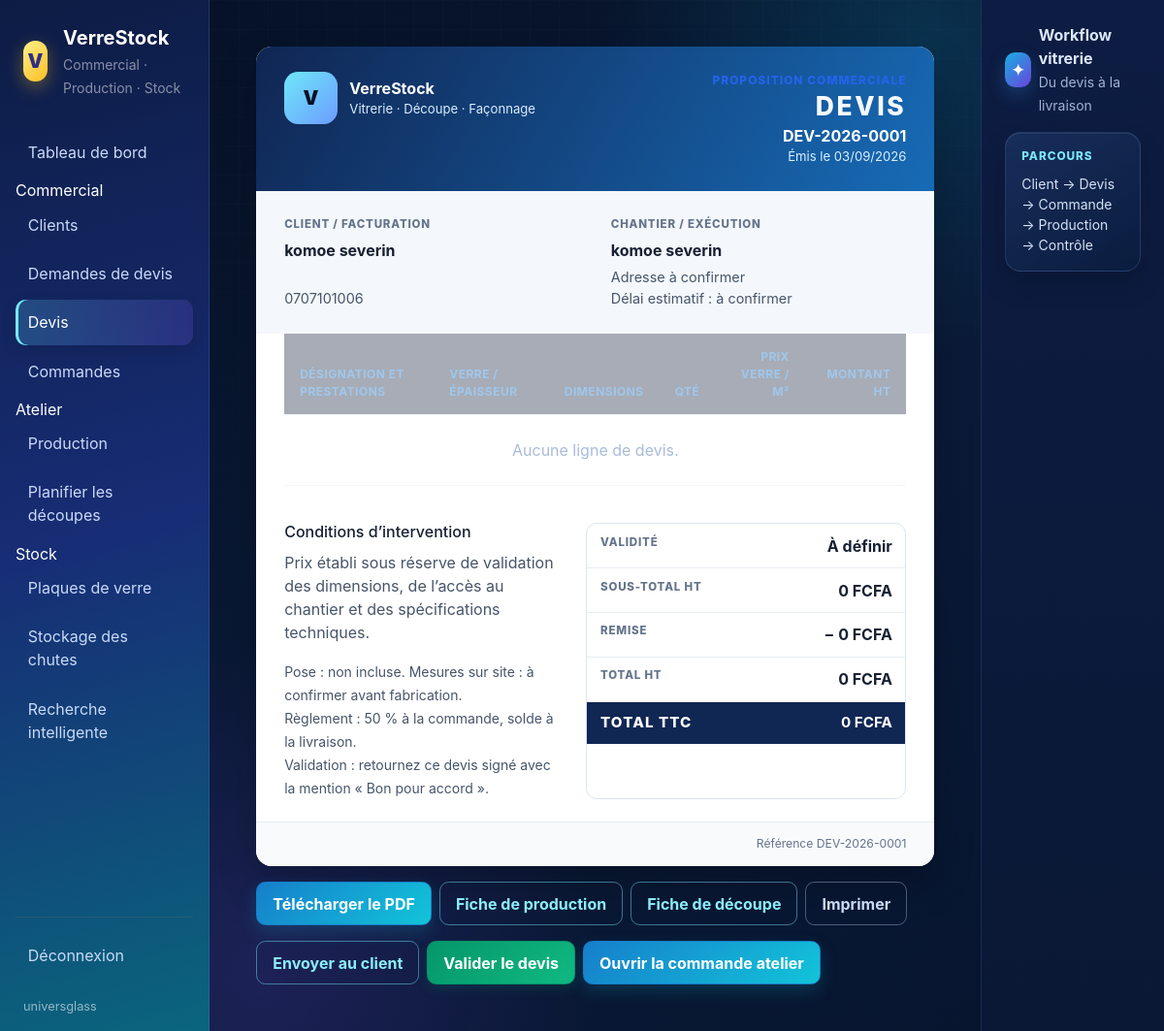
Page /commercial/devis/2/ (signed in) on the committed database.
### commercial/models.py (models this page shows, shortened)
class Devis(models.Model):
    class Statut(models.TextChoices):
        BROUILLON="BROUILLON", "Brouillon"; ENVOYE="ENVOYE", "Envoyé"; EN_ATTENTE="EN_ATTENTE", "En attente"; ACCEPTE="ACCEPTE", "Accepté"; REFUSE="REFUSE", "Refusé"; EXPIRE="EXPIRE", "Expiré"; ANNULE="ANNULE", "Annulé"
    reference=models.CharField(max_length=24,unique=True,blank=True)
    client=models.ForeignKey(Client,on_delete=models.PROTECT,related_name="devis")
    demande=models.ForeignKey(DemandeDevis,null=True,blank=True,on_delete=models.SET_NULL,related_name="devis")
    statut=models.CharField(max_length=16,choices=Statut.choices,default=Statut.BROUILLON)
    date=models.DateField(auto_now_add=True); validite=models.DateField(null=True,blank=True)
    chantier_adresse=models.TextField(blank=True, help_text="Adresse de pose ou de livraison si différente du client")
    chantier_contact=models.CharField(max_length=120, blank=True)
    chantier_telephone=models.CharField(max_length=40, blank=True)
    delai_fabrication=models.CharField(max_length=120, blank=True, help_text="Ex. 7 à 10 jours ouvrés après validation")
    acompte_taux=models.DecimalField(max_digits=5, decimal_places=2, default=Decimal("50.00"))
    conditions_paiement=models.TextField(blank=True, default="50 % à la commande, solde à la livraison.")
    pose_incluse=models.BooleanField(default=False)
    prise_mesures_validee=models.BooleanField(default=False, help_text="Dimensions relevées et validées sur site")
    remise=models.DecimalField(max_digits=12,decimal_places=2,default=0); tva_taux=models.DecimalField(max_digits=5,decimal_places=2,default=Decimal("20.00"))
    sous_total=models.DecimalField(max_digits=12,decimal_places=2,default=0,editable=False); total_ht=models.DecimalField(max_digits=12,decimal_places=2,default=0,editable=False); total_ttc=models.DecimalField(max_digits=12,decimal_places=2,default=0,editable=False)
    observations=models.TextField(blank=True); cree_par=models.ForeignKey(settings.AUTH_USER_MODEL,null=True,blank=True,on_delete=models.SET_NULL)
    class Meta:
        ordering=["-date", "-pk"]
        permissions=[("send_devis", "Peut envoyer un devis"), ("accept_devis", "Peut accepter un devis"), ("refuse_devis", "Peut refuser un devis"), ("cancel_devis", "Peut annuler un devis"), ("transform_devis", "Peut transformer un devis en commande")]

### clients/models.py (models this page shows, shortened)
class Client(models.Model):
    reference = models.CharField(max_length=24, unique=True, blank=True)
    nom = models.CharField(max_length=160)
    contact = models.CharField(max_length=120, blank=True)
    telephone = models.CharField(max_length=40, blank=True)
    email = models.EmailField(blank=True)
    adresse = models.TextField(blank=True)
    ville = models.CharField(max_length=100, blank=True)
    notes = models.TextField(blank=True)
    cree_le = models.DateTimeField(auto_now_add=True)
    cree_par = models.ForeignKey(settings.AUTH_USER_MODEL, null=True, blank=True, on_delete=models.SET_NULL)
    class Meta:
        ordering = ["nom"]
        permissions = [("manage_client", "Peut gérer les clients")]

### commercial/views.py (the view)
# urls.py: path("<int:pk>/", views.detail, name="detail"),
@permission_required("commercial.view_devis", raise_exception=True)
def detail(request, pk):
    devis = get_object_or_404(Devis.objects.select_related("client"), pk=pk)
    return render(request, "commercial/detail_v3.html", {"devis": devis, "ligne_form": LigneDevisForm(), "societe": _societe()})

### commercial/views.py (called while the page is built)
def _societe():
    return {
        "nom": settings.ENTREPRISE_NOM,
        "activite": settings.ENTREPRISE_ACTIVITE,
        "adresse": settings.ENTREPRISE_ADRESSE,
        "telephone": settings.ENTREPRISE_TELEPHONE,
        "email": settings.ENTREPRISE_EMAIL,
        "identifiant": settings.ENTREPRISE_IDENTIFIANT,
    }

### templates/commercial/detail_v3.html (shortened to what this page needs)
{% extends 'base.html' %}
{% block content %}
<article class="business-document print-document">
  <header class="business-document-header"><div class="company-identity"><div class="document-mark">{{ societe.nom|slice:":1"|upper }}</div><div><strong>{{ societe.nom }}</strong><span>{{ societe.activite }}</span>{% if societe.telephone or societe.email %}<span>{{ societe.telephone }}{% if societe.telephone and societe.email %} · {% endif %}{{ societe.email }}</span>{% endif %}</div></div><div class="document-title"><div class="page-eyebrow">Proposition commerciale</div><h1>DEVIS</h1><strong>{{ devis.reference }}</strong><span>Émis le {{ devis.date|date:"d/m/Y" }}</span></div></header>
  <section class="document-meta"><div><span>Client / facturation</span><strong>{{ devis.client.nom }}</strong><p>{% if devis.client.telephone %}<br>{{ devis.client.telephone }}{% endif %}</p></div><div><span>Chantier / exécution</span><strong>{{ devis.chantier_contact|default:devis.client.nom }}</strong><p>{{ devis.chantier_adresse|default:devis.client.adresse|default:"Adresse à confirmer"|linebreaksbr }}<br>Délai estimatif : {{ devis.delai_fabrication|default:"à confirmer" }}</p></div></section>
  <section class="document-table-wrap"><table class="table document-table"><thead><tr><th>Désignation et prestations</th><th>Verre / épaisseur</th><th>Dimensions</th><th class="text-end">Qté</th><th class="text-end">Prix verre / m²</th><th class="text-end">Montant HT</th></tr></thead><tbody>{% for line in devis.lignes.all %}<tr><td><strong>{{ line.description }}</strong><small>{% if line.decoupe %}Découpe {% endif %}{% if line.rabotage %}· Rabotage {% endif %}{% if line.percage %}· Perçage {% endif %}{% if line.trempe %}· Trempe {% endif %}{% if line.autres_prestations %}· {{ line.autres_prestations }}{% endif %}{% if line.prix_prestations %}<br>Forfait prestations : {{ line.prix_prestations|floatformat:0 }} FCFA HT{% endif %}</small></td><td>{{ line.type_verre|default:"—" }}<br>{{ line.epaisseur|default:"—" }}</td><td>{% if line.longueur %}{{ line.longueur }} × {{ line.largeur }} mm<br><small>{{ line.surface_unitaire_m2|floatformat:4 }} m² / pièce</small>{% else %}—{% endif %}</td><td class="text-end">{{ line.quantite }}</td><td class="text-end">{{ line.prix_unitaire|floatformat:0 }} FCFA</td><td class="text-end"><strong>{{ line.montant|floatformat:0 }} FCFA</strong></td></tr>{% empty %}<tr><td colspan="6" class="text-center text-muted py-4">Aucune ligne de devis.</td></tr>{% endfor %}</tbody></table></section>
  <section class="document-bottom"><div class="document-notes"><h2>Conditions d’intervention</h2><p>{{ devis.observations|default:"Prix établi sous réserve de validation des dimensions, de l’accès au chantier et des spécifications techniques."|linebreaksbr }}</p><small>Pose : {% if devis.pose_incluse %}incluse dans cette offre{% else %}non incluse{% endif %}. Mesures sur site : {% if devis.prise_mesures_validee %}validées{% else %}à confirmer avant fabrication{% endif %}.<br>Règlement : {{ devis.conditions_paiement }}<br>Validation : retournez ce devis signé avec la mention « Bon pour accord ».</small></div><div class="document-totals"><div><span>Validité</span><strong>{{ devis.validite|date:"d/m/Y"|default:"À définir" }}</strong></div><div><span>Sous-total HT</span><strong>{{ devis.sous_total|floatformat:0 }} FCFA</strong></div><div><span>Remise</span><strong>− {{ devis.remise|floatformat:0 }} FCFA</strong></div><div><span>Total HT</span><strong>{{ devis.total_ht|floatformat:0 }} FCFA</strong></div><div class="total-ttc"><span>Total TTC</span><strong>{{ devis.total_ttc|floatformat:0 }} FCFA</strong></div></div></section>
  <footer class="document-footer"><span>Référence {{ devis.reference }}</span></footer>
</article>
<section class="screen-only document-toolbar d-flex flex-wrap gap-2 mt-3"><a class="btn btn-primary" href="{% url 'commercial:pdf' devis.pk %}">Télécharger le PDF</a>{% if devis.statut == 'ACCEPTE' %}<a class="btn btn-outline-primary" href="{% url 'commercial:fiche_production' devis.pk %}">Fiche de production</a><a class="btn btn-outline-primary" href="{% url 'commercial:fiche_decoupe' devis.pk %}">Fiche de découpe</a>{% endif %}<button type="button" class="btn btn-outline-secondary" onclick="window.print()">Imprimer</button></section>
<div class="screen-only mt-3 d-flex flex-wrap gap-2">{% if perms.commercial.send_devis %}<form method="post" action="{% url 'commercial:statut' devis.pk 'ENVOYE' %}">{% csrf_token %}<button class="btn btn-outline-primary">Envoyer au client</button></form>{% endif %}{% if perms.commercial.accept_devis %}<form method="post" action="{% url 'commercial:statut' devis.pk 'ACCEPTE' %}">{% csrf_token %}<button class="btn btn-success">Valider le devis</button></form>{% endif %}{% if devis.statut == 'ACCEPTE' and devis.commande %}<a class="btn btn-primary" href="{% url 'commandes:detail' devis.commande.pk %}">Ouvrir la commande atelier</a>{% endif %}</div>
{% endblock %}

### templates/base.html (shortened to what this page needs)
<!doctype html>
<html lang="fr"><head><link href="https://cdn.jsdelivr.net/npm/bootstrap@5.3.3/dist/css/bootstrap.min.css" rel="stylesheet"><link href="/static/css/app.css?v=20260819-workflow" rel="stylesheet"></head>
<body class="premium-app"><div class="d-flex app-shell"><aside class="sidebar p-3 text-white min-vh-100 d-flex flex-column"><div class="d-flex align-items-center gap-3 px-2 py-2 mb-4"><div class="brand-mark">V</div><div><div class="fw-bold fs-5">VerreStock</div><small class="text-white-50">Commercial · Production · Stock</small></div></div><nav class="nav flex-column"><a href="/" class="nav-link {% if request.path == '/' %}active{% endif %}">Tableau de bord</a>{% if perms.clients.view_client %}<div class="sidebar-section">Commercial</div><a href="{% url 'clients:liste' %}" class="nav-link {% if '/clients/' in request.path %}active{% endif %}">Clients</a><a href="{% url 'commercial:demandes' %}" class="nav-link {% if '/commercial/demandes/' in request.path %}active{% endif %}">Demandes de devis</a><a href="{% url 'commercial:liste' %}" class="nav-link {% if '/commercial/devis/' in request.path %}active{% endif %}">Devis</a><a href="{% url 'commandes:liste' %}" class="nav-link {% if '/commandes/' in request.path %}active{% endif %}">Commandes</a>{% endif %}{% if perms.production.view_ficheproduction %}<div class="sidebar-section">Atelier</div><a href="{% url 'production:liste' %}" class="nav-link {% if '/production/' in request.path %}active{% endif %}">Production</a><a href="/decoupes/" class="nav-link {% if '/decoupes/' in request.path %}active{% endif %}">Planifier les découpes</a>{% endif %}{% if perms.chutes.view_chute or perms.stock_panneaux.view_stockgrandpanneau %}<div class="sidebar-section">Stock</div><a href="/grands-panneaux/" class="nav-link {% if 'grands-panneaux' in request.path %}active{% endif %}">Plaques de verre</a><a href="/stockage/" class="nav-link {% if request.path == '/stockage/' %}active{% endif %}">Stockage des chutes</a><a href="/stockage/rechercher/" class="nav-link {% if 'rechercher' in request.path %}active{% endif %}">Recherche intelligente</a>{% endif %}</nav><div class="mt-auto pt-4"><hr class="border-secondary"><a href="/deconnexion/" class="nav-link">Déconnexion</a><div class="sidebar-footer px-2 pt-3">{{ request.user.username }}</div></div></aside><main class="main-content p-4 p-lg-5 flex-grow-1"><div class="content-wrap">{% for message in messages %}<div class="alert {% if message.tags == 'error' %}alert-danger{% else %}alert-success{% endif %} border-0 shadow-sm">{{ message }}</div>{% endfor %}{% block content %}{% endblock %}</div></main><aside class="right-sidebar p-3 p-xl-4 min-vh-100"><div class="d-flex align-items-center gap-2 mb-3"><div class="right-sidebar-icon">✦</div><div><div class="fw-bold">Workflow vitrerie</div><small class="text-muted">Du devis à la livraison</small></div></div><div class="card right-sidebar-card mb-3"><div class="card-body"><div class="section-label mb-2">Parcours</div><div class="small">Client → Devis → Commande → Production → Contrôle</div></div></div></aside></div></body></html>

### rows in the picture
Devis: reference "DEV-2026-0001", date "03/09/2026", client.nom "komoe severin", client.telephone "0707101006", chantier_contact "komoe severin", chantier_adresse "Adresse à confirmer", delai_fabrication "à confirmer", observations "Prix établi sous réserve de validation des dimensions, de l’accès au chantier et des spécifications techniques.", conditions_paiement "50 % à la commande, solde à la livraison.", validite "À définir", sous_total "0", remise "0", total_ht "0", total_ttc "0"

### other values in the picture
{{ request.user.username }} "universglass"
{{ societe.nom|slice:":1"|upper }} "V"
{{ societe.nom }} "VerreStock"
{{ societe.activite }} "Vitrerie · Découpe · Façonnage"
